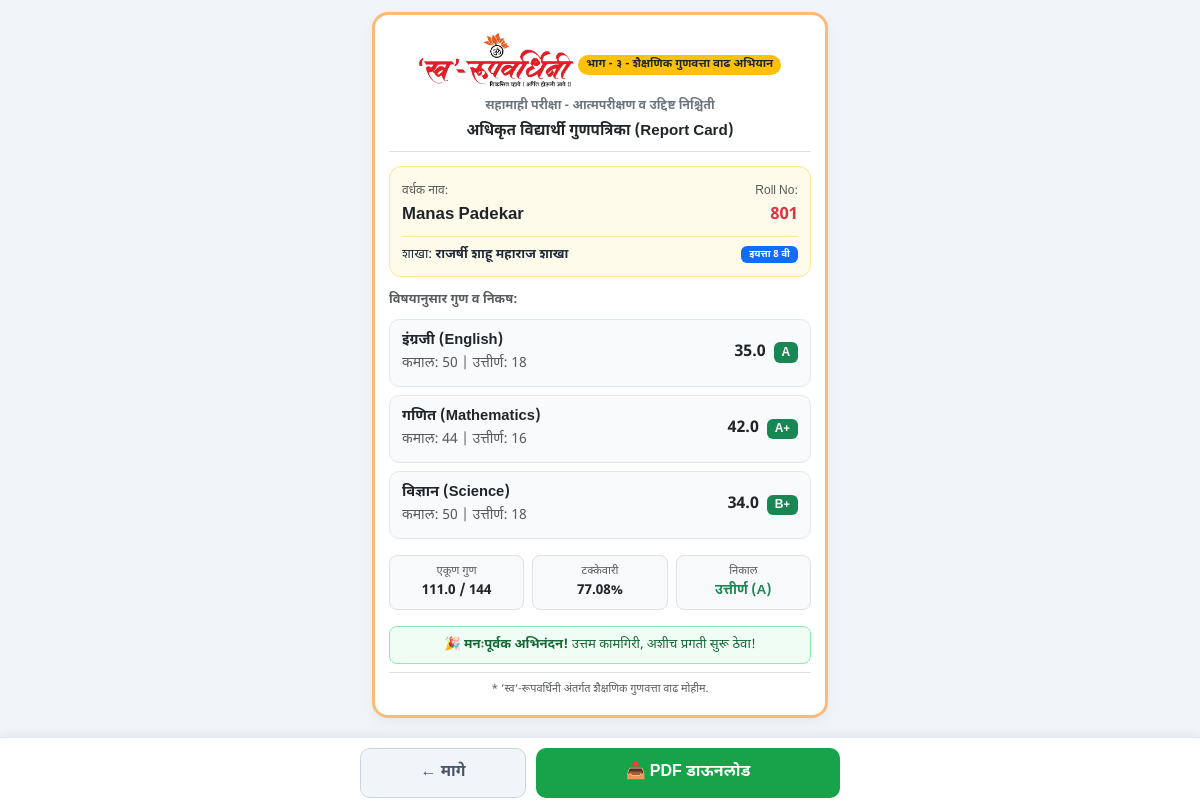
Screenshot of /result/37/ with the database file from the repository.
### results/models.py (models this page shows, shortened)
class Student(models.Model):
    STANDARD_CHOICES = [
        ('5', '५ वी (5th Standard)'),
        ('6', '६ वी (6th Standard)'),
        ('7', '७ वी (7th Standard)'),
        ('8', '८ वी (8th Standard)'),
        ('9', '९ वी (9th Standard)'),
        ('10', '१० वी (10th Standard)'),
    ]
    branch_group = models.ForeignKey(
        BranchGroup,
        on_delete=models.CASCADE,
        related_name="students",
        null=True,
        blank=True,
        verbose_name="शाखा"
    )
    name = models.CharField(max_length=150, verbose_name="वर्धक नाव (Student Name)")
    roll_number = models.CharField(max_length=50, verbose_name="Roll Number")
    standard = models.CharField(
        max_length=10,
        choices=STANDARD_CHOICES,
        default='5',
        verbose_name="इयत्ता (Standard)"
    )
    contact_number = models.CharField(max_length=15, blank=True, null=True, verbose_name="संपर्क क्रमांक")
    class Meta:
        verbose_name = "विद्यार्थी / वर्धक"
        verbose_name_plural = "विद्यार्थी / वर्धक (Students)"
        unique_together = ('branch_group', 'roll_number')
    def get_subject_specs(self):
        std = str(self.standard).strip()
        return STANDARD_SUBJECT_RULES.get(std, STANDARD_SUBJECT_RULES['5'])
    @property
    def total_marks_obtained(self):
        return round(sum(score.marks_obtained for score in self.scores.all()), 2)
    @property
    def total_max_marks(self):
        specs = self.get_subject_specs()
        return sum(details['max'] for details in specs.values())
    @property
    def percentage(self):
        if self.total_max_marks > 0:
            return round((self.total_marks_obtained / self.total_max_marks) * 100, 2)
        return 0.0
    @property
    def is_passed(self):
        scores = self.scores.all()
        if not scores.exists():
            return False
        return all(score.is_passed for score in scores)
    @property
    def overall_grade(self):
        pct = self.percentage
        if not self.is_passed:
            return "F"
        if pct >= 85:
            return "A+"
        elif pct >= 70:
            return "A"
        elif pct >= 60:
            return "B+"
        elif pct >= 50:
            return "B"
        elif pct >= 35:
            return "C"
        return "D"

class BranchGroup(models.Model):
    name = models.CharField(max_length=200, unique=True, verbose_name="शाखा नाव")
    location = models.CharField(max_length=200, blank=True, null=True, verbose_name="पत्ता / ठिकाण")
    co_admin = models.ForeignKey(
        User,
        on_delete=models.SET_NULL,
        null=True,
        blank=True,
        related_name="managed_branches",
        verbose_name="शाखा प्रमुख / Co-Admin"
    )
    class Meta:
        verbose_name = "शाखा गट"
        verbose_name_plural = "शाखा गट (Branches)"

class Score(models.Model):
    student = models.ForeignKey(Student, on_delete=models.CASCADE, related_name="scores", verbose_name="वर्धक")
    subject = models.ForeignKey(Subject, on_delete=models.CASCADE, verbose_name="विषय")
    marks_obtained = models.FloatField(verbose_name="मिळालेले गुण")
    class Meta:
        verbose_name = "गुण नोंद"
        verbose_name_plural = "गुण नोंद (Scores)"
        unique_together = ('student', 'subject')
    def get_actual_spec(self):
        specs = self.student.get_subject_specs()
        code = (self.subject.code or "").lower()
        name = self.subject.name.lower()
        if code in specs:
            return specs[code]
        for k, v in specs.items():
            if k in code or code in k or k in name or name in k:
                return v
        return {'max': self.subject.max_marks, 'pass': self.subject.passing_marks, 'name': self.subject.name}
    @property
    def actual_max_marks(self):
        return self.get_actual_spec()['max']
    @property
    def actual_passing_marks(self):
        return self.get_actual_spec()['pass']
    @property
    def display_subject_name(self):
        return self.get_actual_spec()['name']
    @property
    def is_passed(self):
        return self.marks_obtained >= self.actual_passing_marks
    @property
    def grade(self):
        if not self.is_passed:
            return "F"
        max_m = self.actual_max_marks
        pct = (self.marks_obtained / max_m) * 100 if max_m > 0 else 0
        if pct >= 85:
            return "A+"
        elif pct >= 70:
            return "A"
        elif pct >= 60:
            return "B+"
        elif pct >= 50:
            return "B"
        elif pct >= 35:
            return "C"
        return "D"

class Subject(models.Model):
    code = models.CharField(max_length=50, blank=True, null=True, verbose_name="विषय कोड (Key)")
    name = models.CharField(max_length=100, verbose_name="विषयाचे नाव")
    max_marks = models.PositiveIntegerField(default=100, verbose_name="डीफॉल्ट कमाल गुण")
    passing_marks = models.PositiveIntegerField(default=35, verbose_name="डीफॉल्ट उत्तीर्ण गुण")
    class Meta:
        verbose_name = "विषय"
        verbose_name_plural = "विषय (Subjects)"

### results/views.py (the view)
# urls.py: path('result/<int:student_id>/', views.view_report_card, name='view_report_card'),
def view_report_card(request, student_id):
    student = get_object_or_404(Student.objects.select_related('branch_group'), id=student_id)
    scores = student.scores.select_related('subject').all()
    return render(request, "results/report_card.html", {
        "student": student,
        "scores": scores,
        "is_passed": student.is_passed,
        "percentage": student.percentage,
    })

### results/templates/results/report_card.html (shortened to what this page needs)
{% load static %}
<!DOCTYPE html>
<html lang="mr">
<head>
    <link href="https://cdn.jsdelivr.net/npm/bootstrap@5.3.0/dist/css/bootstrap.min.css" rel="stylesheet">
</head>
<body>
<div class="mobile-wrapper">
    <div class="report-card" id="certificateNode">
        <div class="text-center pb-2 border-bottom">
            <img src="{% static 'results/swaroop_header.png' %}" alt="‘स्व‘-रूपवर्धिनी" class="header-logo">
            <div class="badge bg-warning text-dark px-2 py-1 rounded-pill" style="font-size: 0.72rem;">
                भाग - ३ - शैक्षणिक गुणवत्ता वाढ अभियान
            </div>
            <div class="fw-bold text-secondary mt-1" style="font-size: 0.78rem;">
                सहामाही परीक्षा - आत्मपरीक्षण व उद्दिष्ट निश्चिती
            </div>
            <div class="fw-bold text-dark mt-1" style="font-size: 0.95rem;">
                अधिकृत विद्यार्थी गुणपत्रिका (Report Card)
            </div>
        </div>
        <div class="student-box">
            <div class="d-flex justify-content-between align-items-center">
                <div>
                    <span class="text-muted" style="font-size: 0.75rem;">वर्धक नाव:</span>
                    <div class="fw-bold text-dark" style="font-size: 1.05rem;">{{ student.name }}</div>
                </div>
                <div class="text-end">
                    <span class="text-muted" style="font-size: 0.75rem;">Roll No:</span>
                    <div class="fw-bold text-danger" style="font-size: 1.05rem;">{{ student.roll_number }}</div>
                </div>
            </div>
            <div class="d-flex justify-content-between align-items-center mt-2 pt-2 border-top border-warning-subtle" style="font-size: 0.82rem;">
                <span>शाखा: <strong>{{ student.branch_group.name }}</strong></span>
                <span class="badge bg-primary px-2 py-1">इयत्ता {{ student.standard }} वी</span>
            </div>
        </div>
        <div class="mb-3">
            <div class="text-muted fw-bold mb-2" style="font-size: 0.8rem;">विषयानुसार गुण व निकष:</div>
            {% for score in scores %}
            <div class="subject-item">
                <div>
                    <div class="fw-bold text-dark" style="font-size: 0.92rem;">
                        {{ score.display_subject_name }}
                    </div>
                    <small class="text-muted">
                        कमाल: {{ score.actual_max_marks }} | उत्तीर्ण: {{ score.actual_passing_marks }}
                    </small>
                </div>
                <div class="text-end">
                    <span class="fw-bold fs-6 text-dark">{{ score.marks_obtained }}</span>
                    <span class="badge {% if score.is_passed %}bg-success{% else %}bg-danger{% endif %} ms-1">
                        {{ score.grade }}
                    </span>
                </div>
            </div>
            {% endfor %}
        </div>
        <div class="row g-2 text-center mb-3">
            <div class="col-4">
                <div class="p-2 border rounded-3 bg-light">
                    <div class="text-muted" style="font-size: 0.7rem;">एकूण गुण</div>
                    <div class="fw-bold text-dark" style="font-size: 0.85rem;">{{ student.total_marks_obtained }} / {{ student.total_max_marks }}</div>
                </div>
            </div>
            <div class="col-4">
                <div class="p-2 border rounded-3 bg-light">
                    <div class="text-muted" style="font-size: 0.7rem;">टक्केवारी</div>
                    <div class="fw-bold text-dark" style="font-size: 0.85rem;">{{ student.percentage }}%</div>
                </div>
            </div>
            <div class="col-4">
                <div class="p-2 border rounded-3 bg-light">
                    <div class="text-muted" style="font-size: 0.7rem;">निकाल</div>
                    {% if student.is_passed %}
                        <div class="fw-bold text-success" style="font-size: 0.85rem;">उत्तीर्ण ({{ student.overall_grade }})</div>
                    {% else %}
                        <div class="fw-bold text-danger" style="font-size: 0.85rem;">सुधारणा आवश्यक</div>
                    {% endif %}
                </div>
            </div>
        </div>
        {% if student.is_passed %}
            {% if student.percentage >= 60 %}
            <div class="p-2 rounded-3 text-center mb-2" style="background: #f0fdf4; border: 1px solid #86efac; color: #166534; font-size: 0.82rem;">
                <strong>🎉 मनःपूर्वक अभिनंदन!</strong> उत्तम कामगिरी, अशीच प्रगती सुरू ठेवा!
            </div>
            {% else %}
            <div class="p-2 rounded-3 text-center mb-2" style="background: #eff6ff; border: 1px solid #93c5fd; color: #1e40af; font-size: 0.82rem;">
                <strong>👏 अभिनंदन!</strong> तुम्ही उत्तीर्ण झाला आहात, सरावाने टक्केवारी आणखी वाढवा.
            </div>
            {% endif %}
        {% else %}
            <div class="p-2 rounded-3 text-center mb-2" style="background: #fef2f2; border: 1px solid #fca5a5; color: #991b1b; font-size: 0.82rem;">
                <strong>⚠️ लक्ष द्या:</strong> काही विषयांमध्ये सुधारणेची व सरावाची आवश्यकता आहे.
            </div>
        {% endif %}
        <div class="text-center text-muted pt-2 border-top" style="font-size: 0.68rem;">
            * ‘स्व‘-रूपवर्धिनी अंतर्गत शैक्षणिक गुणवत्ता वाढ मोहीम.
        </div>
    </div>
</div>
<div class="bottom-action-bar">
    <div class="bottom-bar-inner">
        <a href="{% url 'search_result' %}" class="btn-back">← मागे</a>
        <button id="downloadPdfBtn" onclick="generatePDF()" class="btn-download">📥 PDF डाऊनलोड</button>
    </div>
</div>
</body>
</html>

### results/templates/results/report_card.html (style rules this page uses)
:root { --brand-primary: #c2410c; --brand-gold: #f59e0b; }
body { font-family: 'Noto Sans Devanagari', sans-serif; background-color: #f1f5f9; margin: 0; padding: 0; color: #1e293b; }
.mobile-wrapper { max-width: 480px; margin: 0 auto; padding: 12px 12px 90px 12px; }
.report-card { background: #ffffff; border-radius: 16px; border: 3px solid #fdba74; padding: 18px 14px; box-shadow: 0 4px 12px rgba(0, 0, 0, 0.05); }
.header-logo { max-height: 54px; width: auto; margin-bottom: 6px; }
.student-box { background: #fffbeb; border: 1px solid #fde68a; border-radius: 12px; padding: 12px; margin: 14px 0; }
.subject-item { background: #f8fafc; border-radius: 10px; padding: 10px 12px; margin-bottom: 8px; border: 1px solid #e2e8f0; display: flex; justify-content: space-between; align-items: center; }
.bottom-action-bar { position: fixed; bottom: 0; left: 0; right: 0; background: #ffffff; border-top: 1px solid #e2e8f0; padding: 10px 16px; display: flex; justify-content: center; box-shadow: 0 -4px 10px rgba(0, 0, 0, 0.05); z-index: 1000; }
.bottom-bar-inner { max-width: 480px; width: 100%; display: flex; gap: 10px; }
.btn-download { background: #16a34a; color: #ffffff; border: none; padding: 12px; border-radius: 10px; font-weight: 700; flex: 2; }
.btn-back { background: #f1f5f9; color: #475569; border: 1px solid #cbd5e1; padding: 12px; border-radius: 10px; font-weight: 700; text-decoration: none; text-align: center; flex: 1; }

### rows the page displays
Student: name "Manas Padekar", roll_number "801", branch_group.name "राजर्षी शाहू महाराज शाखा", standard "8", total_marks_obtained "111.0", total_max_marks "144", percentage "77.08", overall_grade "A"
Score: display_subject_name "इंग्रजी (English)", actual_max_marks "50", actual_passing_marks "18", marks_obtained "35.0", grade "A"
Score: display_subject_name "गणित (Mathematics)", actual_max_marks "44", actual_passing_marks "16", marks_obtained "42.0", grade "A+"
Score: display_subject_name "विज्ञान (Science)", actual_max_marks "50", actual_passing_marks "18", marks_obtained "34.0", grade "B+"
